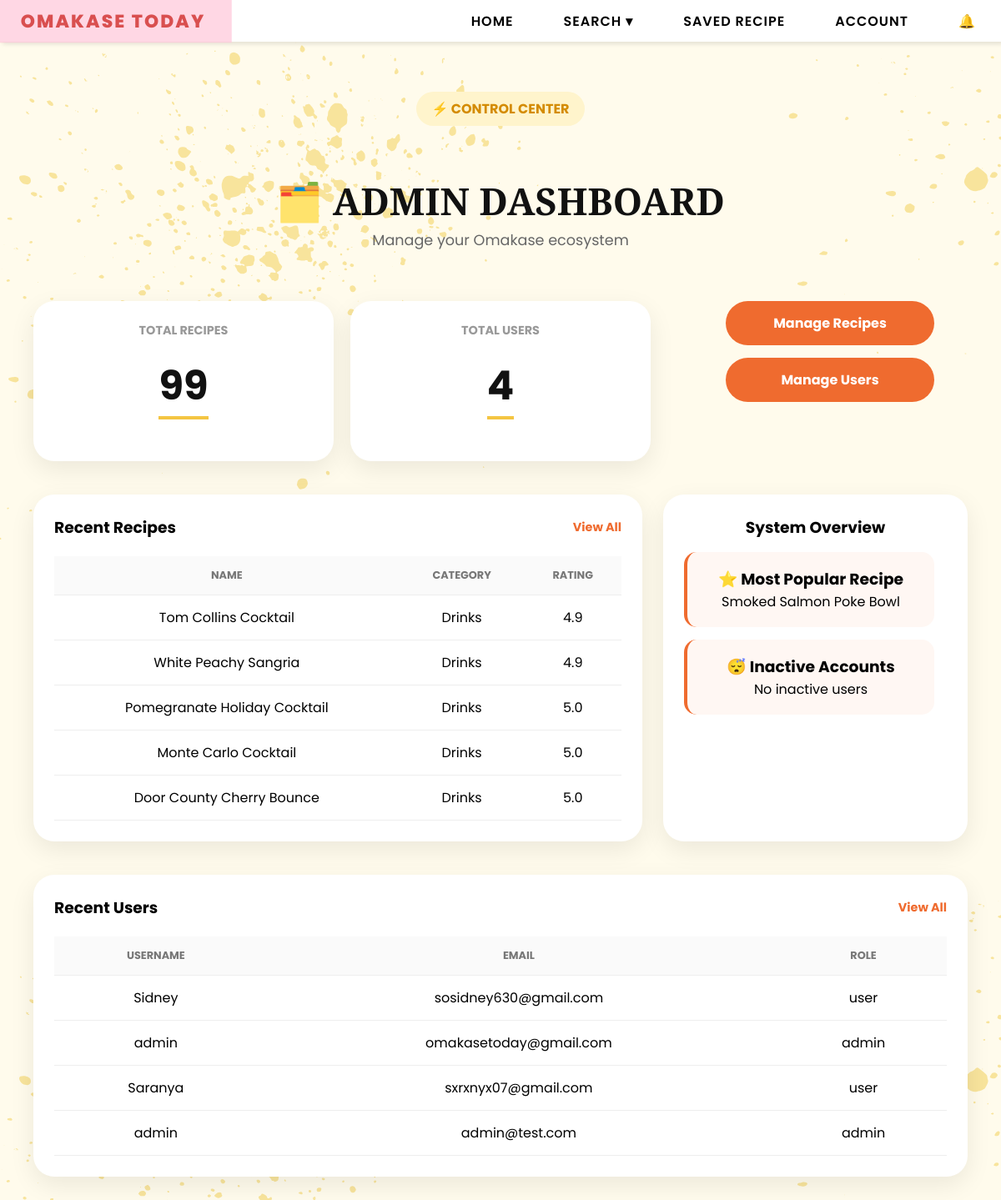
Page /admin (signed in) on the committed database.
### tables this page shows
CREATE TABLE users (
        email TEXT PRIMARY KEY,
        username TEXT,
        password TEXT,
        bio TEXT,
        profile_pic TEXT,
        role TEXT DEFAULT 'user'
    , reset_token TEXT, reset_used INTEGER DEFAULT 0, reset_viewed INTEGER DEFAULT 0, last_login TEXT);

### app.py (the view)
@app.route("/admin")
def admin():
    if session.get("role") != "admin":
        return "403 Forbidden"
    conn = sqlite3.connect(DB_PATH)
    c = conn.cursor()
    six_months_ago = (
        datetime.now() - timedelta(days=180)
    ).strftime("%Y-%m-%d %H:%M:%S")
    c.execute("""
        SELECT COUNT(*)
        FROM users
        WHERE last_login IS NULL
        OR last_login < ?
    """, (six_months_ago,))
    inactive_users = c.fetchone()[0]
    c.execute("""
        SELECT username,email
        FROM users
        WHERE last_login IS NULL
        OR last_login < ?
        LIMIT 3
    """,(
        six_months_ago,
    ))
    inactive_accounts = c.fetchall()
    c.execute("""
        SELECT email, username, role
        FROM users
        ORDER BY rowid DESC
        LIMIT 5
    """)
    recent_users = c.fetchall()
    c.execute("""
        SELECT COUNT(*)
        FROM users
    """)
    total_users = c.fetchone()[0]
    conn.close()
    recent_recipes = (
        Recipe.query
        .order_by(Recipe.id.desc())
        .limit(5)
        .all()
    )
    total_recipes = Recipe.query.count()
    avg_rating = db.session.query(
        func.avg(Recipe.rating)
    ).scalar()
    most_popular = (
        Recipe.query
        .order_by(Recipe.rating.desc())
        .first()
    )
    return render_template(
        "admin.html",
        recent_users=recent_users,
        recent_recipes=recent_recipes,
        total_recipes=total_recipes,
        total_users=total_users,
        avg_rating=round(avg_rating or 0, 1),
        most_popular=most_popular,
        inactive_users=inactive_users,
        inactive_accounts=inactive_accounts
    )

### templates/admin.html (shortened to what this page needs)
{% extends "base.html" %}
{% block content %}
<div class="admin-dashboard">
    <div class="admin-hero">
        <span class="admin-badge">
            ⚡ CONTROL CENTER
        </span>
        <h1 class="admin-main-title">
            🗂️ ADMIN DASHBOARD
        </h1>
        <p class="admin-subtitle">
            Manage your Omakase ecosystem
        </p>
    </div>
    </div>
    <div class="admin-stats">
        <div class="admin-stat-card">
            <h4>Total Recipes</h4>
            <h2>{{ total_recipes }}</h2>
        </div>
        <div class="admin-stat-card">
            <h4>Total Users</h4>
            <h2>{{ total_users }}</h2>
        </div>
        <div class="admin-btn-group">
            <a href="/admin/recipes" class="admin-orange-btn">
                Manage Recipes
            </a>
            <a href="/admin/users" class="admin-orange-btn">
                Manage Users
            </a>
        </div>
    </div>
    <div class="admin-main-grid">
        <div class="admin-panel">
            <div class="panel-header">
                <h3>Recent Recipes</h3>
                <a href="/admin/recipes" class="view-all-btn">
                    View All
                </a>
            </div>
            <table class="admin-table">
                <thead>
                    <tr>
                        <th>Name</th>
                        <th>Category</th>
                        <th>Rating</th>
                    </tr>
                </thead>
                <tbody>
                    {% for r in recent_recipes %}
                    <tr>
                        <td>{{ r.name }}</td>
                        <td>{{ r.meal_category }}</td>
                        <td>{{ r.rating }}</td>
                    </tr>
                    {% endfor %}
                </tbody>
            </table>
        </div>
        <div class="admin-alerts">
            <h3>System Overview</h3>
            <a href="/recipe/{{ most_popular.id }}"
            class="overview-card clickable-card">
                <h3>⭐ Most Popular Recipe</h3>
                <p>
                    {{ most_popular.name }}
                </p>
            </a>
            <a href="/admin/users"
                class="overview-card clickable-card">
                    <h3>
                        😴 Inactive Accounts
                    </h3>
                    {% if inactive_accounts %}
                        {% for user in inactive_accounts %}
                            <div class="inactive-user">
                                <strong>{{ user[0] }}</strong>
                                <small>{{ user[1] }}</small>
                            </div>
                        {% endfor %}
                    {% else %}
                        <p>No inactive users</p>
                    {% endif %}
                </a>
        </div>
    </div>
    <div class="admin-panel" style="margin:40px;">
        <div class="panel-header">
            <h3>Recent Users</h3>
            <a href="/admin/users" class="view-all-btn">
                View All
            </a>
        </div>
        <table class="admin-table">
            <thead>
                <tr>
                    <th>Username</th>
                    <th>Email</th>
                    <th>Role</th>
                </tr>
            </thead>
            <tbody>
                {% for user in recent_users %}
                <tr>
                    <td>{{ user[1] }}</td>
                    <td>{{ user[0] }}</td>
                    <td>{{ user[2] }}</td>
                </tr>
                {% endfor %}
            </tbody>
        </table>
    </div>
{% endblock %}

### rows in the picture
users: username "Sidney", email "sosidney630@gmail.com", role "user"
users: username "admin", email "omakasetoday@gmail.com", role "admin"
users: username "Saranya", email "sxrxnyx07@gmail.com", role "user"
users: username "admin", email "admin@test.com", role "admin"

### other values in the picture
{{ total_recipes }} "99"
{{ total_users }} "4"
{{ r.name }} "Tom Collins Cocktail" "White Peachy Sangria" "Pomegranate Holiday Cocktail" "Monte Carlo Cocktail" "Door County Cherry Bounce"
{{ r.meal_category }} "Drinks" "Drinks" "Drinks" "Drinks" "Drinks"
{{ r.rating }} "4.9" "4.9" "5.0" "5.0" "5.0"
{{ most_popular.name }} "Smoked Salmon Poke Bowl"
